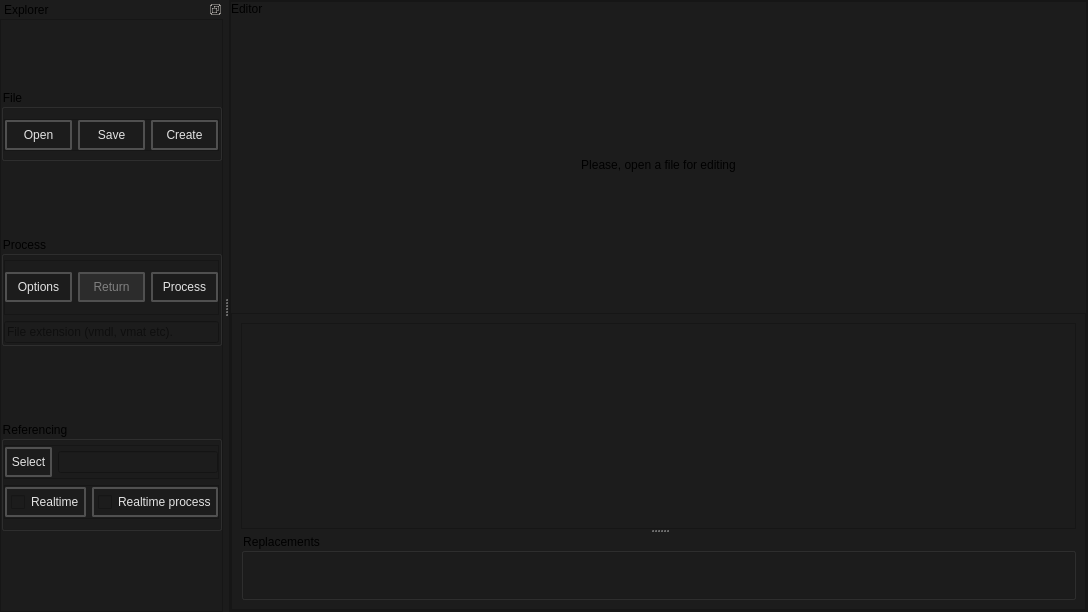
<?xml version="1.0" encoding="UTF-8"?>
<ui version="4.0">
 <class>BatchCreator_MainWindow</class>
 <widget class="QMainWindow" name="BatchCreator_MainWindow">
  <property name="geometry">
   <rect>
    <x>0</x>
    <y>0</y>
    <width>1088</width>
    <height>612</height>
   </rect>
  </property>
  <property name="windowTitle">
   <string>MainWindow</string>
  </property>
  <property name="styleSheet">
   <string notr="true">background-color: #1C1C1C;</string>
  </property>
  <widget class="QWidget" name="centralwidget">
   <layout class="QHBoxLayout" name="horizontalLayout_7">
    <property name="spacing">
     <number>0</number>
    </property>
    <property name="leftMargin">
     <number>0</number>
    </property>
    <property name="topMargin">
     <number>0</number>
    </property>
    <property name="rightMargin">
     <number>0</number>
    </property>
    <property name="bottomMargin">
     <number>0</number>
    </property>
    <item>
     <widget class="QFrame" name="frame">
      <property name="frameShape">
       <enum>QFrame::Shape::StyledPanel</enum>
      </property>
      <property name="frameShadow">
       <enum>QFrame::Shadow::Raised</enum>
      </property>
      <layout class="QVBoxLayout" name="verticalLayout">
       <property name="leftMargin">
        <number>0</number>
       </property>
       <property name="topMargin">
        <number>0</number>
       </property>
       <property name="rightMargin">
        <number>0</number>
       </property>
       <property name="bottomMargin">
        <number>0</number>
       </property>
       <item>
        <widget class="QFrame" name="frame_4">
         <property name="frameShape">
          <enum>QFrame::Shape::StyledPanel</enum>
         </property>
         <property name="frameShadow">
          <enum>QFrame::Shadow::Raised</enum>
         </property>
         <layout class="QVBoxLayout" name="verticalLayout_7">
          <property name="spacing">
           <number>0</number>
          </property>
          <property name="leftMargin">
           <number>0</number>
          </property>
          <property name="topMargin">
           <number>0</number>
          </property>
          <property name="rightMargin">
           <number>0</number>
          </property>
          <property name="bottomMargin">
           <number>0</number>
          </property>
          <item>
           <widget class="QLabel" name="label">
            <property name="text">
             <string>Editor</string>
            </property>
           </widget>
          </item>
          <item>
           <widget class="QLabel" name="label_editor_placeholder">
            <property name="sizePolicy">
             <sizepolicy hsizetype="Preferred" vsizetype="Expanding">
              <horstretch>0</horstretch>
              <verstretch>0</verstretch>
             </sizepolicy>
            </property>
            <property name="text">
             <string>Please, open a file for editing</string>
            </property>
            <property name="alignment">
             <set>Qt::AlignmentFlag::AlignCenter</set>
            </property>
           </widget>
          </item>
          <item>
           <widget class="QFrame" name="editor_widgets">
            <property name="frameShape">
             <enum>QFrame::Shape::StyledPanel</enum>
            </property>
            <property name="frameShadow">
             <enum>QFrame::Shadow::Raised</enum>
            </property>
            <layout class="QVBoxLayout" name="verticalLayout_6">
             <item>
              <widget class="QSplitter" name="splitter">
               <property name="orientation">
                <enum>Qt::Orientation::Vertical</enum>
               </property>
               <widget class="QPlainTextEdit" name="kv3_QplainTextEdit">
                <property name="styleSheet">
                 <string notr="true"/>
                </property>
                <property name="plainText">
                 <string/>
                </property>
                <property name="placeholderText">
                 <string>Content</string>
                </property>
               </widget>
               <widget class="QGroupBox" name="groupBox">
                <property name="title">
                 <string>Replacements</string>
                </property>
                <layout class="QVBoxLayout" name="verticalLayout_11">
                 <item>
                  <spacer name="verticalSpacer">
                   <property name="orientation">
                    <enum>Qt::Orientation::Vertical</enum>
                   </property>
                   <property name="sizeHint" stdset="0">
                    <size>
                     <width>20</width>
                     <height>21</height>
                    </size>
                   </property>
                  </spacer>
                 </item>
                </layout>
               </widget>
              </widget>
             </item>
            </layout>
           </widget>
          </item>
         </layout>
        </widget>
       </item>
      </layout>
     </widget>
    </item>
   </layout>
  </widget>
  <widget class="QDockWidget" name="dockWidget">
   <property name="features">
    <set>QDockWidget::DockWidgetFeature::DockWidgetFloatable|QDockWidget::DockWidgetFeature::DockWidgetMovable</set>
   </property>
   <property name="windowTitle">
    <string>Explorer</string>
   </property>
   <attribute name="dockWidgetArea">
    <number>1</number>
   </attribute>
   <widget class="QWidget" name="dockWidgetContents">
    <layout class="QVBoxLayout" name="verticalLayout_3">
     <property name="spacing">
      <number>0</number>
     </property>
     <property name="leftMargin">
      <number>0</number>
     </property>
     <property name="topMargin">
      <number>0</number>
     </property>
     <property name="rightMargin">
      <number>0</number>
     </property>
     <property name="bottomMargin">
      <number>0</number>
     </property>
     <item>
      <widget class="QFrame" name="left_vertical_frame">
       <property name="maximumSize">
        <size>
         <width>16777215</width>
         <height>16777215</height>
        </size>
       </property>
       <property name="baseSize">
        <size>
         <width>330</width>
         <height>0</height>
        </size>
       </property>
       <property name="styleSheet">
        <string notr="true"/>
       </property>
       <property name="frameShape">
        <enum>QFrame::Shape::StyledPanel</enum>
       </property>
       <property name="frameShadow">
        <enum>QFrame::Shadow::Raised</enum>
       </property>
       <layout class="QVBoxLayout" name="verticalLayout_2">
        <property name="leftMargin">
         <number>0</number>
        </property>
        <property name="topMargin">
         <number>0</number>
        </property>
        <property name="rightMargin">
         <number>0</number>
        </property>
        <property name="bottomMargin">
         <number>9</number>
        </property>
        <item>
         <layout class="QVBoxLayout" name="layout"/>
        </item>
        <item>
         <widget class="QGroupBox" name="file_groupbox">
          <property name="maximumSize">
           <size>
            <width>16777215</width>
            <height>72</height>
           </size>
          </property>
          <property name="title">
           <string>File</string>
          </property>
          <layout class="QVBoxLayout" name="verticalLayout_5">
           <property name="leftMargin">
            <number>0</number>
           </property>
           <property name="topMargin">
            <number>4</number>
           </property>
           <property name="rightMargin">
            <number>0</number>
           </property>
           <property name="bottomMargin">
            <number>0</number>
           </property>
           <item>
            <widget class="QFrame" name="frame_2">
             <property name="maximumSize">
              <size>
               <width>16777215</width>
               <height>32</height>
              </size>
             </property>
             <property name="frameShape">
              <enum>QFrame::Shape::StyledPanel</enum>
             </property>
             <property name="frameShadow">
              <enum>QFrame::Shadow::Raised</enum>
             </property>
             <layout class="QHBoxLayout" name="horizontalLayout">
              <property name="leftMargin">
               <number>0</number>
              </property>
              <property name="topMargin">
               <number>0</number>
              </property>
              <property name="rightMargin">
               <number>0</number>
              </property>
              <property name="bottomMargin">
               <number>0</number>
              </property>
              <item>
               <widget class="QPushButton" name="open_button">
                <property name="minimumSize">
                 <size>
                  <width>0</width>
                  <height>18</height>
                 </size>
                </property>
                <property name="styleSheet">
                 <string notr="true">    QPushButton {

        font: 580 9pt &quot;Segoe UI&quot;;
	

        border: 2px solid black;
        border-radius: 2px;
        border-color: rgba(80, 80, 80, 255);
        height:22px;
        padding-top: 2px;
        padding-bottom:2px;
        padding-left: 4px;
        padding-right: 4px;
        color: #E3E3E3;
        background-color: #1C1C1C;
    }
    QPushButton:hover {
        background-color: #414956;
        color: white;
    }
    QPushButton:pressed {
        background-color: red;
        background-color: #1C1C1C;
        margin: 1 px;
        margin-left: 2px;
        margin-right: 2px;

    }
QPushButton:disabled {
color: gray;
 background-color: #2C2C2C;
}</string>
                </property>
                <property name="text">
                 <string>Open</string>
                </property>
                <property name="icon">
                 <iconset resource="../resources.qrc">
                  <normaloff>:/icons/file_open_16dp_9D9D9D_FILL0_wght400_GRAD0_opsz20.svg</normaloff>:/icons/file_open_16dp_9D9D9D_FILL0_wght400_GRAD0_opsz20.svg</iconset>
                </property>
                <property name="iconSize">
                 <size>
                  <width>20</width>
                  <height>20</height>
                 </size>
                </property>
               </widget>
              </item>
              <item>
               <widget class="QPushButton" name="save_button">
                <property name="minimumSize">
                 <size>
                  <width>0</width>
                  <height>18</height>
                 </size>
                </property>
                <property name="styleSheet">
                 <string notr="true">    QPushButton {

        font: 580 9pt &quot;Segoe UI&quot;;
	

        border: 2px solid black;
        border-radius: 2px;
        border-color: rgba(80, 80, 80, 255);
        height:22px;
        padding-top: 2px;
        padding-bottom:2px;
        padding-left: 4px;
        padding-right: 4px;
        color: #E3E3E3;
        background-color: #1C1C1C;
    }
    QPushButton:hover {
        background-color: #414956;
        color: white;
    }
    QPushButton:pressed {
        background-color: red;
        background-color: #1C1C1C;
        margin: 1 px;
        margin-left: 2px;
        margin-right: 2px;

    }
QPushButton:disabled {
color: gray;
 background-color: #2C2C2C;
}</string>
                </property>
                <property name="text">
                 <string>Save</string>
                </property>
                <property name="icon">
                 <iconset resource="../resources.qrc">
                  <normaloff>:/icons/save_16dp_9D9D9D_FILL0_wght400_GRAD0_opsz20.svg</normaloff>:/icons/save_16dp_9D9D9D_FILL0_wght400_GRAD0_opsz20.svg</iconset>
                </property>
                <property name="iconSize">
                 <size>
                  <width>20</width>
                  <height>20</height>
                 </size>
                </property>
               </widget>
              </item>
              <item>
               <widget class="QPushButton" name="create_file">
                <property name="minimumSize">
                 <size>
                  <width>0</width>
                  <height>18</height>
                 </size>
                </property>
                <property name="styleSheet">
                 <string notr="true">    QPushButton {

        font: 580 9pt &quot;Segoe UI&quot;;
	

        border: 2px solid black;
        border-radius: 2px;
        border-color: rgba(80, 80, 80, 255);
        height:22px;
        padding-top: 2px;
        padding-bottom:2px;
        padding-left: 4px;
        padding-right: 4px;
        color: #E3E3E3;
        background-color: #1C1C1C;
    }
    QPushButton:hover {
        background-color: #414956;
        color: white;
    }
    QPushButton:pressed {
        background-color: red;
        background-color: #1C1C1C;
        margin: 1 px;
        margin-left: 2px;
        margin-right: 2px;

    }
QPushButton:disabled {
color: gray;
 background-color: #2C2C2C;
}</string>
                </property>
                <property name="text">
                 <string>Create</string>
                </property>
                <property name="icon">
                 <iconset resource="../resources.qrc">
                  <normaloff>:/icons/add_24dp_9D9D9D_FILL0_wght400_GRAD0_opsz24.svg</normaloff>:/icons/add_24dp_9D9D9D_FILL0_wght400_GRAD0_opsz24.svg</iconset>
                </property>
                <property name="iconSize">
                 <size>
                  <width>20</width>
                  <height>20</height>
                 </size>
                </property>
               </widget>
              </item>
             </layout>
            </widget>
           </item>
          </layout>
         </widget>
        </item>
        <item>
         <widget class="QGroupBox" name="process_groupbox">
          <property name="maximumSize">
           <size>
            <width>16777215</width>
            <height>110</height>
           </size>
          </property>
          <property name="title">
           <string>Process</string>
          </property>
          <layout class="QVBoxLayout" name="verticalLayout_4">
           <property name="leftMargin">
            <number>0</number>
           </property>
           <property name="topMargin">
            <number>4</number>
           </property>
           <property name="rightMargin">
            <number>0</number>
           </property>
           <property name="bottomMargin">
            <number>0</number>
           </property>
           <item>
            <widget class="QFrame" name="frame_3">
             <property name="frameShape">
              <enum>QFrame::Shape::StyledPanel</enum>
             </property>
             <property name="frameShadow">
              <enum>QFrame::Shadow::Raised</enum>
             </property>
             <layout class="QHBoxLayout" name="horizontalLayout_5">
              <property name="leftMargin">
               <number>0</number>
              </property>
              <property name="topMargin">
               <number>0</number>
              </property>
              <property name="rightMargin">
               <number>0</number>
              </property>
              <property name="bottomMargin">
               <number>0</number>
              </property>
              <item>
               <widget class="QPushButton" name="process_options_button">
                <property name="minimumSize">
                 <size>
                  <width>0</width>
                  <height>18</height>
                 </size>
                </property>
                <property name="styleSheet">
                 <string notr="true">    QPushButton {

        font: 580 9pt &quot;Segoe UI&quot;;
	

        border: 2px solid black;
        border-radius: 2px;
        border-color: rgba(80, 80, 80, 255);
        height:22px;
        padding-top: 2px;
        padding-bottom:2px;
        padding-left: 4px;
        padding-right: 4px;
        color: #E3E3E3;
        background-color: #1C1C1C;
    }
    QPushButton:hover {
        background-color: #414956;
        color: white;
    }
    QPushButton:pressed {
        background-color: red;
        background-color: #1C1C1C;
        margin: 1 px;
        margin-left: 2px;
        margin-right: 2px;

    }
QPushButton:disabled {
color: gray;
 background-color: #2C2C2C;
}</string>
                </property>
                <property name="text">
                 <string>Options</string>
                </property>
                <property name="icon">
                 <iconset resource="../resources.qrc">
                  <normaloff>:/icons/settings_16dp_9D9D9D_FILL0_wght400_GRAD0_opsz20.svg</normaloff>:/icons/settings_16dp_9D9D9D_FILL0_wght400_GRAD0_opsz20.svg</iconset>
                </property>
                <property name="iconSize">
                 <size>
                  <width>20</width>
                  <height>20</height>
                 </size>
                </property>
               </widget>
              </item>
              <item>
               <widget class="QPushButton" name="return_button">
                <property name="enabled">
                 <bool>false</bool>
                </property>
                <property name="minimumSize">
                 <size>
                  <width>0</width>
                  <height>18</height>
                 </size>
                </property>
                <property name="styleSheet">
                 <string notr="true">    QPushButton {

        font: 580 9pt &quot;Segoe UI&quot;;
	

        border: 2px solid black;
        border-radius: 2px;
        border-color: rgba(80, 80, 80, 255);
        height:22px;
        padding-top: 2px;
        padding-bottom:2px;
        padding-left: 4px;
        padding-right: 4px;
        color: #E3E3E3;
        background-color: #1C1C1C;
    }
    QPushButton:hover {
        background-color: #414956;
        color: white;
    }
    QPushButton:pressed {
        background-color: red;
        background-color: #1C1C1C;
        margin: 1 px;
        margin-left: 2px;
        margin-right: 2px;

    }
QPushButton:disabled {
color: gray;
 background-color: #2C2C2C;
}</string>
                </property>
                <property name="text">
                 <string>Return</string>
                </property>
                <property name="icon">
                 <iconset resource="../resources.qrc">
                  <normaloff>:/icons/undo_24dp_9D9D9D_FILL0_wght400_GRAD0_opsz24.svg</normaloff>:/icons/undo_24dp_9D9D9D_FILL0_wght400_GRAD0_opsz24.svg</iconset>
                </property>
                <property name="iconSize">
                 <size>
                  <width>20</width>
                  <height>20</height>
                 </size>
                </property>
                <property name="checkable">
                 <bool>false</bool>
                </property>
               </widget>
              </item>
              <item>
               <widget class="QPushButton" name="process_all_button">
                <property name="minimumSize">
                 <size>
                  <width>0</width>
                  <height>18</height>
                 </size>
                </property>
                <property name="styleSheet">
                 <string notr="true">    QPushButton {

        font: 580 9pt &quot;Segoe UI&quot;;
	

        border: 2px solid black;
        border-radius: 2px;
        border-color: rgba(80, 80, 80, 255);
        height:22px;
        padding-top: 2px;
        padding-bottom:2px;
        padding-left: 4px;
        padding-right: 4px;
        color: #E3E3E3;
        background-color: #1C1C1C;
    }
    QPushButton:hover {
        background-color: #414956;
        color: white;
    }
    QPushButton:pressed {
        background-color: red;
        background-color: #1C1C1C;
        margin: 1 px;
        margin-left: 2px;
        margin-right: 2px;

    }
QPushButton:disabled {
color: gray;
 background-color: #2C2C2C;
}</string>
                </property>
                <property name="text">
                 <string>Process</string>
                </property>
                <property name="icon">
                 <iconset resource="../resources.qrc">
                  <normaloff>:/icons/tab_move_24dp_9D9D9D_FILL0_wght400_GRAD0_opsz24.svg</normaloff>:/icons/tab_move_24dp_9D9D9D_FILL0_wght400_GRAD0_opsz24.svg</iconset>
                </property>
                <property name="iconSize">
                 <size>
                  <width>20</width>
                  <height>20</height>
                 </size>
                </property>
               </widget>
              </item>
             </layout>
            </widget>
           </item>
           <item>
            <widget class="QLineEdit" name="extension_lineEdit">
             <property name="placeholderText">
              <string>File extension (vmdl, vmat etc).</string>
             </property>
            </widget>
           </item>
          </layout>
         </widget>
        </item>
        <item>
         <widget class="QGroupBox" name="referencing_groupbox">
          <property name="maximumSize">
           <size>
            <width>16777215</width>
            <height>110</height>
           </size>
          </property>
          <property name="title">
           <string>Referencing</string>
          </property>
          <layout class="QVBoxLayout" name="verticalLayout_10">
           <property name="leftMargin">
            <number>0</number>
           </property>
           <property name="topMargin">
            <number>4</number>
           </property>
           <property name="rightMargin">
            <number>0</number>
           </property>
           <property name="bottomMargin">
            <number>9</number>
           </property>
           <item>
            <widget class="QFrame" name="frame_8">
             <property name="frameShape">
              <enum>QFrame::Shape::StyledPanel</enum>
             </property>
             <property name="frameShadow">
              <enum>QFrame::Shadow::Raised</enum>
             </property>
             <layout class="QHBoxLayout" name="horizontalLayout_9">
              <property name="leftMargin">
               <number>0</number>
              </property>
              <property name="topMargin">
               <number>0</number>
              </property>
              <property name="rightMargin">
               <number>0</number>
              </property>
              <property name="bottomMargin">
               <number>0</number>
              </property>
              <item>
               <widget class="QPushButton" name="process_options_button_4">
                <property name="minimumSize">
                 <size>
                  <width>0</width>
                  <height>18</height>
                 </size>
                </property>
                <property name="styleSheet">
                 <string notr="true">    QPushButton {

        font: 580 9pt &quot;Segoe UI&quot;;
	

        border: 2px solid black;
        border-radius: 2px;
        border-color: rgba(80, 80, 80, 255);
        height:22px;
        padding-top: 2px;
        padding-bottom:2px;
        padding-left: 4px;
        padding-right: 4px;
        color: #E3E3E3;
        background-color: #1C1C1C;
    }
    QPushButton:hover {
        background-color: #414956;
        color: white;
    }
    QPushButton:pressed {
        background-color: red;
        background-color: #1C1C1C;
        margin: 1 px;
        margin-left: 2px;
        margin-right: 2px;

    }
QPushButton:disabled {
color: gray;
 background-color: #2C2C2C;
}</string>
                </property>
                <property name="text">
                 <string>Select</string>
                </property>
                <property name="icon">
                 <iconset resource="../resources.qrc">
                  <normaloff>:/icons/file_present_24dp_9D9D9D_FILL0_wght400_GRAD0_opsz24.png</normaloff>:/icons/file_present_24dp_9D9D9D_FILL0_wght400_GRAD0_opsz24.png</iconset>
                </property>
                <property name="iconSize">
                 <size>
                  <width>20</width>
                  <height>20</height>
                 </size>
                </property>
               </widget>
              </item>
              <item>
               <widget class="QLineEdit" name="lineEdit"/>
              </item>
             </layout>
            </widget>
           </item>
           <item>
            <widget class="QFrame" name="frame_9">
             <property name="frameShape">
              <enum>QFrame::Shape::StyledPanel</enum>
             </property>
             <property name="frameShadow">
              <enum>QFrame::Shadow::Raised</enum>
             </property>
             <layout class="QHBoxLayout" name="horizontalLayout_3">
              <property name="leftMargin">
               <number>0</number>
              </property>
              <property name="topMargin">
               <number>0</number>
              </property>
              <property name="rightMargin">
               <number>0</number>
              </property>
              <property name="bottomMargin">
               <number>0</number>
              </property>
              <item>
               <widget class="QCheckBox" name="checkBox">
                <property name="styleSheet">
                 <string notr="true">QCheckBox {

        font: 580 10pt &quot;Segoe UI&quot;;

        border: 2px solid black;
        border-radius: 2px;
        border-color: rgba(80, 80, 80, 255);
        height:22px;
        padding-top: 2px;
        padding-bottom:2px;
        padding-left: 4px;
        padding-right: 4px;
        color: #E3E3E3;
        background-color: #1C1C1C;
    }
    QCheckBox:hover {
        background-color: #414956;
        color: white;
    }
    QCheckBox:pressed {

    }

QCheckBox:disabled {
color: gray;
 background-color: #2C2C2C;
}</string>
                </property>
                <property name="text">
                 <string>Realtime</string>
                </property>
               </widget>
              </item>
              <item>
               <widget class="QCheckBox" name="checkBox_2">
                <property name="enabled">
                 <bool>true</bool>
                </property>
                <property name="styleSheet">
                 <string notr="true">QCheckBox {

        font: 580 10pt &quot;Segoe UI&quot;;

        border: 2px solid black;
        border-radius: 2px;
        border-color: rgba(80, 80, 80, 255);
        height:22px;
        padding-top: 2px;
        padding-bottom:2px;
        padding-left: 4px;
        padding-right: 4px;
        color: #E3E3E3;
        background-color: #1C1C1C;
    }
    QCheckBox:hover {
        background-color: #414956;
        color: white;
    }
    QCheckBox:pressed {

    }

QCheckBox:disabled {
color: gray;
 background-color: #2C2C2C;
}</string>
                </property>
                <property name="text">
                 <string>Realtime process</string>
                </property>
               </widget>
              </item>
             </layout>
            </widget>
           </item>
          </layout>
         </widget>
        </item>
       </layout>
      </widget>
     </item>
    </layout>
   </widget>
  </widget>
 </widget>
 <resources>
  <include location="../resources.qrc"/>
 </resources>
 <connections/>
</ui>
